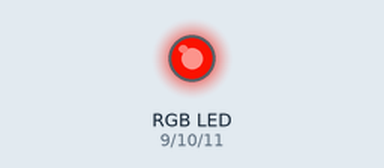
This sketch was run on a simulated Arduino Uno, built with avr-gcc and run on an emulated ATmega328P. Parts: an RGB LED mixed from three pins (HIGH = lit). Dim RGB values are drawn brighter than linear.

Above: at 0.15 s.
At 4.22 s:
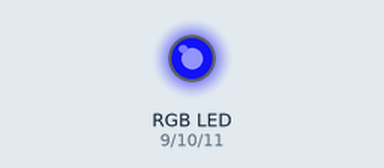
At 8.29 s:
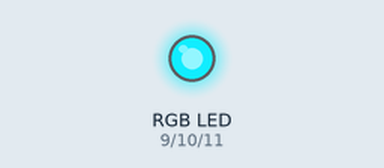
At 18.47 s:
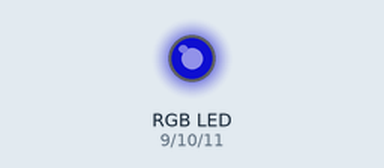
At 28.65 s:
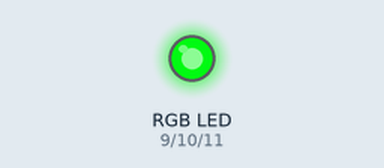
At 38.83 s:
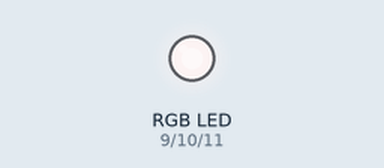
Timing chart, 0 to 40.0 s (numbered marks = the images above):
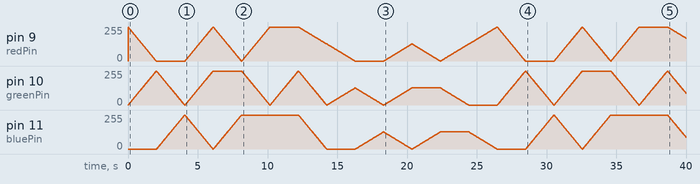

The sketch:

smooth_transition.ino
```cpp
// Define the pin numbers for the RGB LED
const int redPin = 9;    // PWM pin for the red LED
const int greenPin = 10; // PWM pin for the green LED
const int bluePin = 11;  // PWM pin for the blue LED

// Define an array of colors (R, G, B values)
const int colors[][3] = {
  {255, 0, 0},    // Red
  {0, 255, 0},    // Green
  {0, 0, 255},    // Blue
  {255, 255, 0},  // Yellow
  {0, 255, 255},  // Cyan
  {255, 0, 255},  // Magenta
  {255, 255, 255},// White
  {128, 0, 0},    // Dark Red
  {0, 128, 0},    // Dark Green
  {0, 0, 128},    // Dark Blue
  {128, 128, 0},  // Olive
  {0, 128, 128},  // Teal
  {128, 0, 128}   // Purple
};

const int numColors = sizeof(colors) / sizeof(colors[0]);

// Time to display each color (in milliseconds)
const int transitionTime = 2000; // Time to transition between colors
const int steps = 100; // Number of steps in the transition

void setup() {
  // Set the RGB LED pins as outputs
  pinMode(redPin, OUTPUT);
  pinMode(greenPin, OUTPUT);
  pinMode(bluePin, OUTPUT);
}

void loop() {
  // Cycle through each color in the array
  for (int i = 0; i < numColors; i++) {
    int nextColorIndex = (i + 1) % numColors;
    smoothTransition(colors[i], colors[nextColorIndex]);
  }
}

// Function to set the color of the RGB LED
void setColor(int red, int green, int blue) {
  analogWrite(redPin, red);
  analogWrite(greenPin, green);
  analogWrite(bluePin, blue);
}

// Function to smoothly transition between two colors
void smoothTransition(const int startColor[3], const int endColor[3]) {
  for (int step = 0; step <= steps; step++) {
    float progress = (float)step / steps;
    int red = startColor[0] + progress * (endColor[0] - startColor[0]);
    int green = startColor[1] + progress * (endColor[1] - startColor[1]);
    int blue = startColor[2] + progress * (endColor[2] - startColor[2]);

    setColor(red, green, blue);
    delay(transitionTime / steps);
  }
}
```
